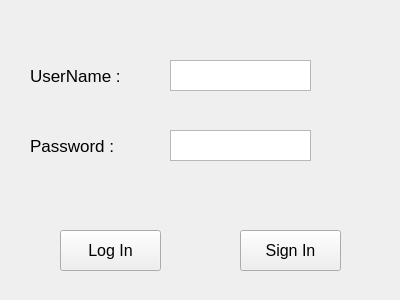
<?xml version="1.0" encoding="UTF-8"?>
<ui version="4.0">
 <class>Form</class>
 <widget class="QWidget" name="Form">
  <property name="geometry">
   <rect>
    <x>0</x>
    <y>0</y>
    <width>400</width>
    <height>300</height>
   </rect>
  </property>
  <property name="windowTitle">
   <string>Log In</string>
  </property>
  <widget class="QPushButton" name="Login">
   <property name="geometry">
    <rect>
     <x>60</x>
     <y>230</y>
     <width>101</width>
     <height>41</height>
    </rect>
   </property>
   <property name="font">
    <font>
     <pointsize>12</pointsize>
    </font>
   </property>
   <property name="text">
    <string>Log In</string>
   </property>
  </widget>
  <widget class="QPushButton" name="pushButton_2">
   <property name="geometry">
    <rect>
     <x>240</x>
     <y>230</y>
     <width>101</width>
     <height>41</height>
    </rect>
   </property>
   <property name="font">
    <font>
     <pointsize>12</pointsize>
    </font>
   </property>
   <property name="text">
    <string>Sign In</string>
   </property>
  </widget>
  <widget class="QLabel" name="label_2">
   <property name="geometry">
    <rect>
     <x>30</x>
     <y>130</y>
     <width>121</width>
     <height>31</height>
    </rect>
   </property>
   <property name="font">
    <font>
     <pointsize>13</pointsize>
    </font>
   </property>
   <property name="cursor">
    <cursorShape>PointingHandCursor</cursorShape>
   </property>
   <property name="text">
    <string>Password :</string>
   </property>
  </widget>
  <widget class="QLabel" name="label_3">
   <property name="geometry">
    <rect>
     <x>30</x>
     <y>60</y>
     <width>121</width>
     <height>31</height>
    </rect>
   </property>
   <property name="font">
    <font>
     <pointsize>13</pointsize>
    </font>
   </property>
   <property name="cursor">
    <cursorShape>PointingHandCursor</cursorShape>
   </property>
   <property name="text">
    <string>UserName :</string>
   </property>
  </widget>
  <widget class="QTextEdit" name="textEdit">
   <property name="geometry">
    <rect>
     <x>170</x>
     <y>60</y>
     <width>141</width>
     <height>31</height>
    </rect>
   </property>
   <property name="font">
    <font>
     <pointsize>10</pointsize>
    </font>
   </property>
  </widget>
  <widget class="QTextEdit" name="textEdit_2">
   <property name="geometry">
    <rect>
     <x>170</x>
     <y>130</y>
     <width>141</width>
     <height>31</height>
    </rect>
   </property>
   <property name="font">
    <font>
     <pointsize>10</pointsize>
    </font>
   </property>
  </widget>
 </widget>
 <resources/>
 <connections/>
</ui>
